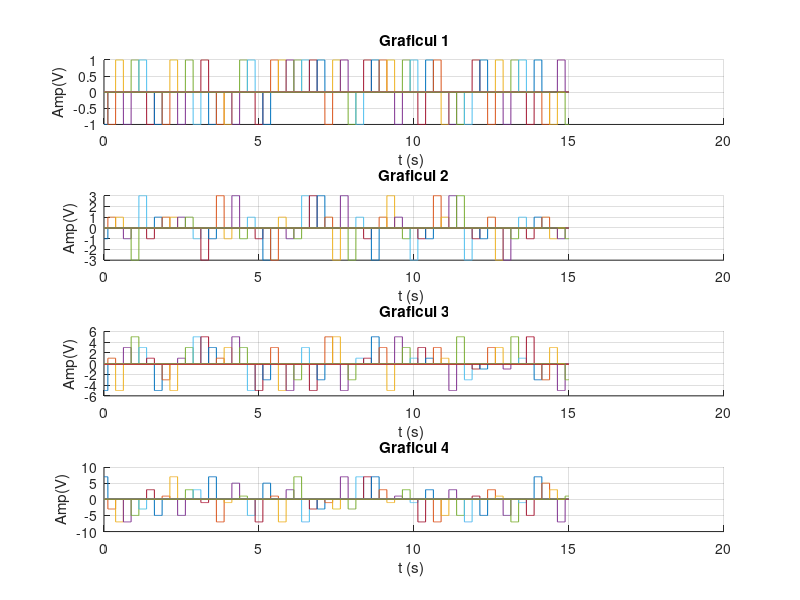

Source code (MATLAB):
%Problema 3:2ms

subplot(4,1,1);
x=0:0.002:15;  
amp=[-1 1];
hold on
for n=0:0.25:15
    y=datasample(amp,1)  %va genera un numar aleator intre -1 si 1
    plot(x,y*rectpuls(x-n,0.25))  %rectpuls va genera un semnal neperiodic dreptunghiular
end
grid
xlabel('t (s) ')
ylabel('Amp(V)')
title('Graficul 1')


subplot(4,1,2);
x=0:0.002:15;
amp=[-3 -1 1 3];
hold on

for n=0:0.25:15
    y=datasample(amp,1)
    plot(x,y*rectpuls(x-n,0.25))  
end
grid
xlabel('t (s) ')
ylabel('Amp(V)')
title('Graficul 2')


subplot(4,1,3);
x=0:0.002:15;
amp=[-5 -3 -1 1 3 5];
hold on

for n=0:0.25:15
    y=datasample(amp,1)
    plot(x,y*rectpuls(x-n,0.25)) 
end
grid
xlabel('t (s) ')
ylabel('Amp(V)')
title('Graficul 3')


subplot(4,1,4);
x=0:0.002:15;
amp=[-7 -5 -3 -1 1 3 5 7];
hold on
for n=0:0.25:15
    y=datasample(amp,1)
    plot(x,y*rectpuls(x-n,0.25))  
end
grid
xlabel('t (s) ')
ylabel('Amp(V)')
title('Graficul 4')